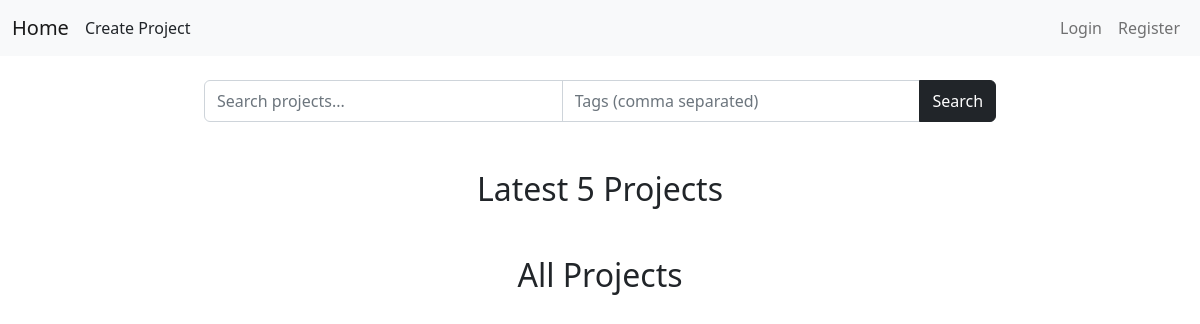
/, run on an earlier commit of the app's database.
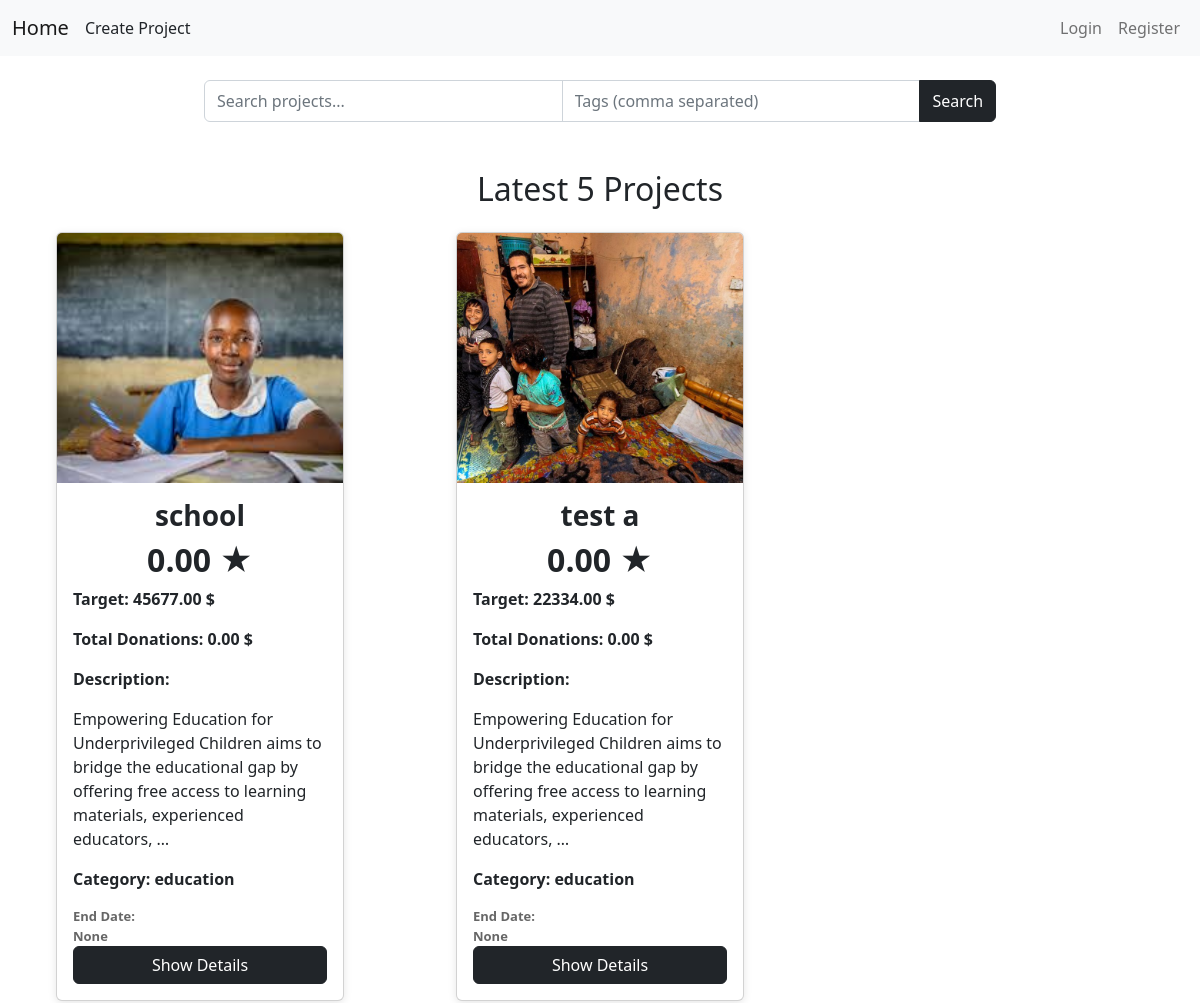
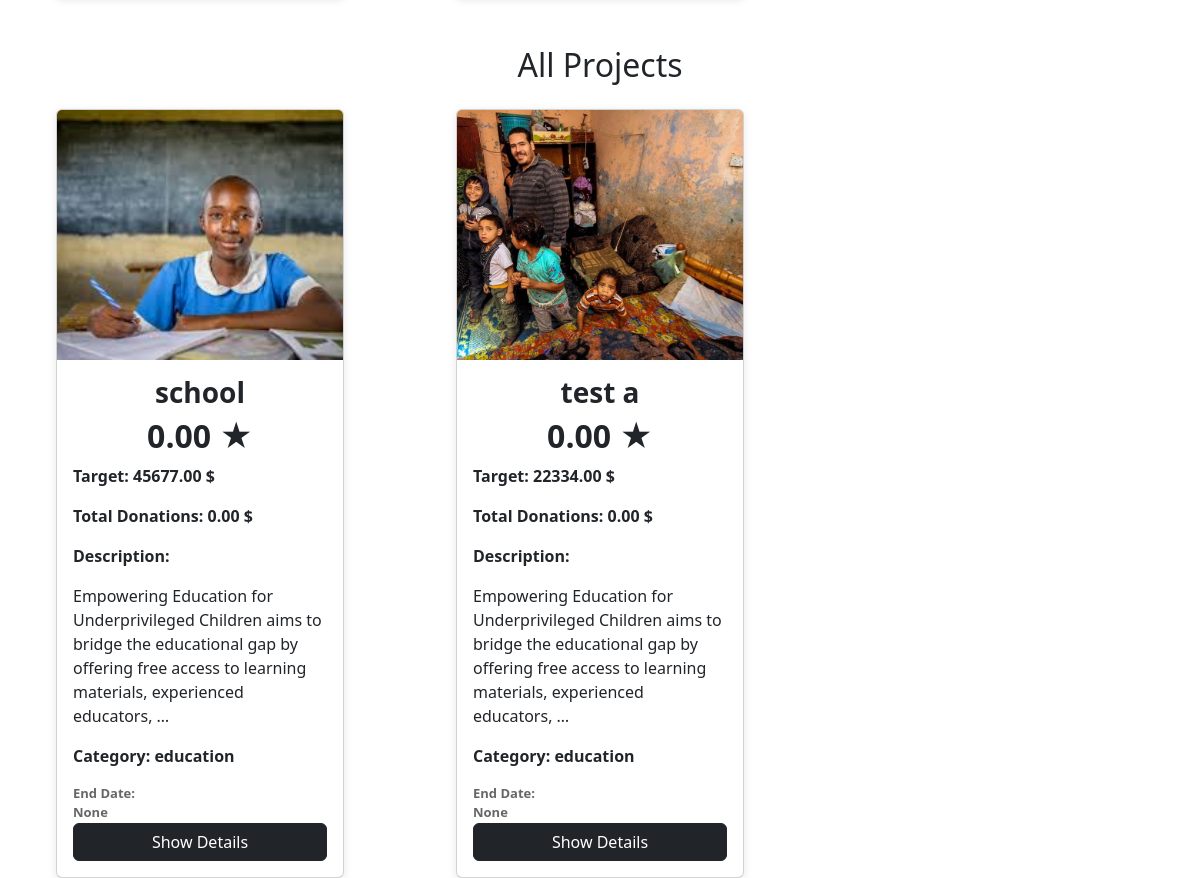
And on a later commit of the database (2 pictures, top to bottom).
### projects/models.py (models this page shows, shortened)
class Project(models.Model):
    title = models.CharField(max_length=255)
    details = models.TextField()
    average_rating = models.DecimalField(max_digits=3, decimal_places=2, default=0.00)
    total_target = models.DecimalField(max_digits=10, decimal_places=2)
    total_donations = models.DecimalField(max_digits=10, decimal_places=2, default=0.00)
    tags = models.ManyToManyField(Tag)
    start_time = models.DateTimeField(auto_now_add=True)
    end_time = models.DateField()
    project_pic = models.ImageField(upload_to="projects/images/profile_image", null=True, blank=True)
    user = models.ForeignKey(User, on_delete=models.CASCADE)
    donations = JSONField(default=dict)
    category = models.ForeignKey(Category, on_delete=models.CASCADE, null=True, blank=True)

class Category(models.Model):
    category = models.CharField(max_length=255)
    def __str__(self):
        return self.category

### projects/views.py (the view)
# urls.py: 2. Add a URL to urlpatterns:  path('', views.home, name='home')
def home(request):
    context = {}
    projects = Project.objects.order_by('-id')
    projects5 = projects[:5]
    context["projects5"] = projects5
    context["projects"] = projects
    return render(request, 'home.html', context)

### projects/templates/home.html (shortened to what this page needs)
{% extends 'base.html' %}
{% block 'content' %}
<div class="row mb-4 mt-4">
    <div class="col-md-8 mx-auto">
        <form method="get" action="{% url 'search_result' %}">
            <div class="input-group">
                <input type="text" class="form-control py-2" name="q" placeholder="Search projects..." aria-label="Search projects">
                <input type="text" class="form-control py-2" name="tags" placeholder="Tags (comma separated)" value="{{ request.GET.tags }}">
                <button class="btn btn-dark" type="submit">Search</button>
            </div>
        </form>
    </div>
</div>
<div class="container-fluid mt-5">
    <h2 class="text-center mb-4">Latest 5 Projects</h2>
    <div class="row row-cols-1 row-cols-sm-2 row-cols-md-3 row-cols-lg-4 row-cols-xl-3 g-4">
        {% for project in projects5 %}
        <div class="col d-flex justify-content-center">
            <div class="card h-100 d-flex flex-column" style="width: 18rem; box-shadow: 0 2px 8px rgba(0, 0, 0, .1);">
                <img src="{{ project.project_pic.url }}" class="card-img-top" style="height: 250px; object-fit: cover;" alt="Project Image"/>
                <div class="card-body d-flex flex-column">
                    <h3 class="card-title fw-bold text-center">{{ project.title }}</h3>
                    <h2 class="card-title fw-bold text-center">{{ project.average_rating }} ★</h2>
                    <p class="fw-bold">Target: {{ project.total_target }} $</p>
                    <p class="fw-bold">Total Donations: {{ project.total_donations }} $</p>
                    <p class="fw-bold">Description:</p>
                    <p class="description-text">{{ project.details|truncatewords:20 }}</p>
                    <p class="fw-bold">Category: {{ project.category }} </p>
                    <p class="card-text fw-bold m-0" style="color: rgba(0, 0, 0, .6); font-size:13px;">End Date:<br>{{ project.end_time }}</p>
                    <a href="{% url 'show_project' project.id %}" class="btn btn-dark mt-auto">Show Details</a>
                </div>
            </div>
        </div>
        {% endfor %}
    </div>
</div>
<div class="container-fluid mt-5">
    <h2 class="text-center mb-4">All Projects</h2>
    <div class="row row-cols-1 row-cols-sm-2 row-cols-md-3 row-cols-lg-4 row-cols-xl-3 g-4">
        {% for project in projects %}
        <div class="col d-flex justify-content-center">
            <div class="card h-100 d-flex flex-column" style="width: 18rem; box-shadow: 0 2px 8px rgba(0, 0, 0, .1);">
                <img src="{{ project.project_pic.url }}" class="card-img-top" style="height: 250px; object-fit: cover;" alt="Project Image"/>
                <div class="card-body d-flex flex-column">
                    <h3 class="card-title fw-bold text-center">{{ project.title }}</h3>
                    <h2 class="card-title fw-bold text-center">{{ project.average_rating }} ★</h2>
                    <p class="fw-bold">Target: {{ project.total_target }} $</p>
                    <p class="fw-bold">Total Donations: {{ project.total_donations }} $</p>
                    <p class="fw-bold">Description:</p>
                    <p class="description-text">{{ project.details|truncatewords:20 }}</p>
                    <p class="fw-bold">Category: {{ project.category }} </p>
                    <p class="card-text fw-bold m-0" style="color: rgba(0, 0, 0, .6); font-size:13px;">End Date:<br>{{ project.end_time }}</p>
                    <a href="{% url 'show_project' project.id %}" class="btn btn-dark mt-auto">Show Details</a>
                </div>
            </div>
        </div>
        {% endfor %}
    </div>
</div>
{% endblock 'content'%}

What changed in the data, as far as the page shows it:
added Project: project_pic (picture), title "school", average_rating "0.00", total_target "45677.00", total_donations "0.00", details "Empowering Education for Underprivileged Children aims to bridge the educational gap by offering free access to learning materials, experienced educators, …", category "education", end_time "None"
added Project: project_pic (picture), title "test a", average_rating "0.00", total_target "22334.00", total_donations "0.00", details "Empowering Education for Underprivileged Children aims to bridge the educational gap by offering free access to learning materials, experienced educators, …", category "education", end_time "None"
